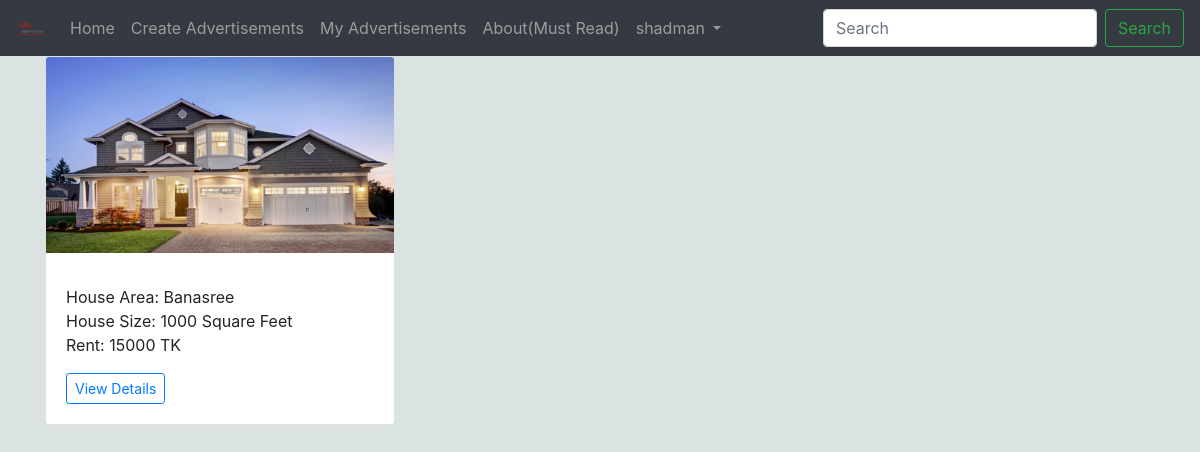
Screenshot of /house/homePage (signed in) with the database file from the repository.
### house/models.py (models this page shows, shortened)
class advertisement(models.Model):
    area = models.ForeignKey(area,null=True,on_delete= models.SET_NULL)
    address=models.CharField(max_length=100)
    bedroom=models.PositiveIntegerField()
    bathroom=models.PositiveIntegerField()
    rent=models.PositiveIntegerField()
    size=models.PositiveIntegerField()
    owner= models.ForeignKey(User,on_delete=models.CASCADE)
    cover_photo= models.ImageField(blank=False, null=False)
    phone_number=models.CharField(max_length=11)

class area (models.Model):
    area = models.CharField(max_length=50, unique=True)
    def __str__(self) -> str:
        return self.area

### house/views.py (the view)
# urls.py: path('homePage',views.homePage,name='homePage'),
@login_required(login_url='loginPage')
def homePage(request):
    advertisements = advertisement.objects.all().order_by('-id') #Latest products will be shown at 1st
    context = {'advertisements':advertisements}
    return render (request, 'homepage.html',context)

### house/templates/homepage.html (shortened to what this page needs)
{% extends 'base_homepage.html' %}
{% load static %}
{% block content %}
<div class="container">
    <div class="row">
        {% for advertisement in advertisements %}
        <div class="col-lg-4 mb-4">
            <div class="card">
                <img class="card-img-top" src="{{advertisement.cover_photo.url}}" alt="">
                <div class="card-body">
                    <p class="card-text">
                        House Area: {{advertisement.area}}<br>
                        House Size: {{advertisement.size}} Square Feet<br>
                        Rent: {{advertisement.rent}} TK<br>
                    </p>
                    <a href="{% url 'advertisementDetails' advertisement.pk %}" class="btn btn-outline-primary btn-sm">
                        View Details
                    </a>
                </div>
            </div>
        </div>
        {% endfor %}
    </div>
</div>
{% endblock %}

### house/templates/base_homepage.html (shortened to what this page needs)
{% load static %}
<!DOCTYPE html>
<html lang="en">
<head>
    <link rel="stylesheet" href="https://maxcdn.bootstrapcdn.com/bootstrap/4.0.0/css/bootstrap.min.css"
>
    <link rel="stylesheet" href="{% static 'css/createAdvertisement.css' %}">
    <link rel="stylesheet" href="{% static 'css/advertisementDetails.css' %}">
    <link rel="stylesheet" href="{% static 'css/myAdvertisements.css' %}">
    <link rel="stylesheet" href="{% static 'css/myProfile.css' %}">
</head>
<body>
    <nav class="navbar navbar-expand-lg navbar-dark bg-dark">
        <a class="navbar-brand" href="{% url 'homePage' %}">
            <img src="/static/images/Logo.png" width="30" height="30" class="d-inline-block align-top" alt="">
        </a>
        <div class="collapse navbar-collapse" id="navbarSupportedContent">
            <ul class="navbar-nav mr-auto">
                <li class="nav-item">
                    <a class="nav-link" href="{% url 'homePage' %}">Home <span class="sr-only">(current)</span></a>
                </li>
                <li class="nav-item">
                    <a class="nav-link" href="{% url 'createAdvertisement' %}">Create Advertisements </a>
                </li>
                <li class="nav-item">
                    <a class="nav-link" href="{% url 'myAdvertisements' %}">My Advertisements </a>
                </li>
                <li class="nav-item">
                    <a class="nav-link" href="#">About(Must Read)</a>
                </li>
                <li class="nav-item dropdown">
                    <a class="nav-link dropdown-toggle" href="#" id="navbarDropdown" role="button"
                        data-toggle="dropdown" aria-haspopup="true" aria-expanded="false">
                        {{request.user}}
                    </a>
                </li>
            </ul>
            <form class="form-inline my-2 my-lg-0" method="GET" action="{% url 'searchByArea' %}">
                <input class="form-control mr-sm-2" type="search" placeholder="Search" aria-label="Search" name="query">
                <button class="btn btn-outline-success my-2 my-sm-0" type="submit">Search</button>
            </form>
        </div>
    </nav>
    {% block content%}
    {% endblock %}
</body>
</html>

### house/templates/base_homepage.html (style rules this page uses)
body { background-color: rgb(219, 226, 226); }

### rows the page displays
advertisement: cover_photo (picture), area "Banasree", size "1000", rent "15000"

### other values shown
{{ request.user }} "shadman"
